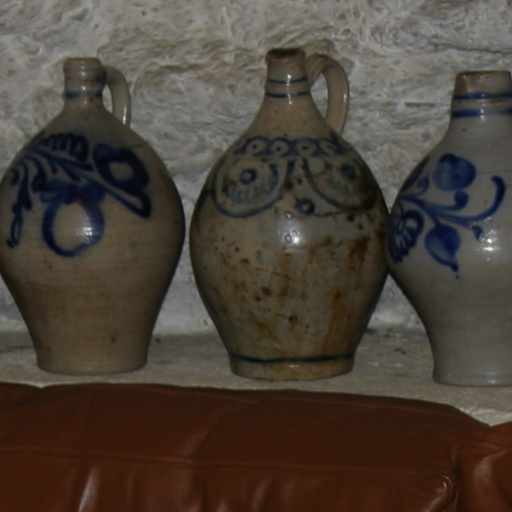
%> input picture matlab/cave-flash.png, 512 x 512 px
$ octave example_flash.m   (GNU Octave 9; MATLAB toolbox functions it lacks are replaced by stand-ins)
%> lines starting %> are read from the running program, lines starting %| are printed output that depends on the picture; in (x1, y1, x2, y2) boxes, pixels count from 0 and x2, y2 are one past the last pixel; in counts of white or black regions, pixels touching at a corner belong together; the program's own positions count from 1
### matlab/umgf_guidedfilter.m
function q = umgf_guidedfilter(I, p, r, eps, n)%,I_mask,mean_a,mean_mean_p,I_strc
%   GUIDEDFILTER   O(1) time implementation of guided filter.
%
%   - guidance image: I (should be a gray-scale/single channel image)
%   - filtering input image: p (should be a gray-scale/single channel image)
%   - local window radius: r
%   - regularization parameter: eps

[hei, wid] = size(I);
N = boxfilter(ones(hei, wid), r); % the size of each local patch; N=(2r+1)^2 except for boundary pixels.

mean_I = boxfilter(I, r) ./ N;
mean_mean_I = mean_I;
for i=1:n
    mean_mean_I = boxfilter(mean_mean_I, r) ./ N;
end

mean_p = boxfilter(p, r) ./ N;
mean_mean_p = boxfilter(mean_p, r) ./ N;

mean_Ip = boxfilter(I.*p, r) ./ N;
cov_Ip = mean_Ip - mean_I .* mean_p; % this is the covariance of (I, p) in each local patch.

mean_II = boxfilter(I.*I, r) ./ N;
var_I = mean_II - mean_I .* mean_I;

%mean_pp = boxfilter(p.*p, r) ./ N;
%var_p = mean_pp - mean_p .* mean_p;

a = cov_Ip ./ (var_I+eps); % Eqn. (5) in the paper;%sqrt(var_I.*var_p)

mean_a = boxfilter(a, r) ./ N;

I_mask = I-mean_mean_I;
I_strc = mean_a .* I_mask;
q = I_strc + mean_mean_p; % Eqn. (8) in the paper;
end

### matlab/boxfilter.m
function imDst = boxfilter(imSrc, r)

%   BOXFILTER   O(1) time box filtering using cumulative sum
%
%   - Definition imDst(x, y)=sum(sum(imSrc(x-r:x+r,y-r:y+r)));
%   - Running time independent of r;
%   - Equivalent to the function: colfilt(imSrc, [2*r+1, 2*r+1], 'sliding', @sum);
%   - But much faster.

[hei, wid] = size(imSrc);
imDst = zeros(size(imSrc));

%cumulative sum over Y axis
imCum = cumsum(imSrc, 1);
%difference over Y axis
imDst(1:r+1, :) = imCum(1+r:2*r+1, :);
imDst(r+2:hei-r, :) = imCum(2*r+2:hei, :) - imCum(1:hei-2*r-1, :);
imDst(hei-r+1:hei, :) = repmat(imCum(hei, :), [r, 1]) - imCum(hei-2*r:hei-r-1, :);

%cumulative sum over X axis
imCum = cumsum(imDst, 2);
%difference over Y axis
imDst(:, 1:r+1) = imCum(:, 1+r:2*r+1);
imDst(:, r+2:wid-r) = imCum(:, 2*r+2:wid) - imCum(:, 1:wid-2*r-1);
imDst(:, wid-r+1:wid) = repmat(imCum(:, wid), [1, r]) - imCum(:, wid-2*r:wid-r-1);
end

### matlab/guidedfilter.m
function q = guidedfilter(I, p, r, eps)
%   GUIDEDFILTER   O(1) time implementation of guided filter.
%
%   - guidance image: I (should be a gray-scale/single channel image)
%   - filtering input image: p (should be a gray-scale/single channel image)
%   - local window radius: r
%   - regularization parameter: eps

[hei, wid] = size(I);
N = boxfilter(ones(hei, wid), r); % the size of each local patch; N=(2r+1)^2 except for boundary pixels.

mean_I = boxfilter(I, r) ./ N;
mean_p = boxfilter(p, r) ./ N;
mean_Ip = boxfilter(I.*p, r) ./ N;
cov_Ip = mean_Ip - mean_I .* mean_p; % this is the covariance of (I, p) in each local patch.

mean_II = boxfilter(I.*I, r) ./ N;
var_I = mean_II - mean_I .* mean_I;

a = cov_Ip ./ (var_I + eps); % Eqn. (5) in the paper;
b = mean_p - a .* mean_I; % Eqn. (6) in the paper;

mean_a = boxfilter(a, r) ./ N;
mean_b = boxfilter(b, r) ./ N;

q = mean_a .* I + mean_b; % Eqn. (8) in the paper;
end

### matlab/example_flash.m
% example: flash/noflash denoising
% figure 8 in our paper
% *** Errata ***: there is a typo in the caption of figure 8, the eps should be 0.02^2 instead of 0.2^2; sig_r should be 0.02 instead of 0.2.

close all;

I = double(imread('./img_flash/cave-flash.png')) / 255;
p = double(imread('./img_flash/cave-noflash.png')) / 255;
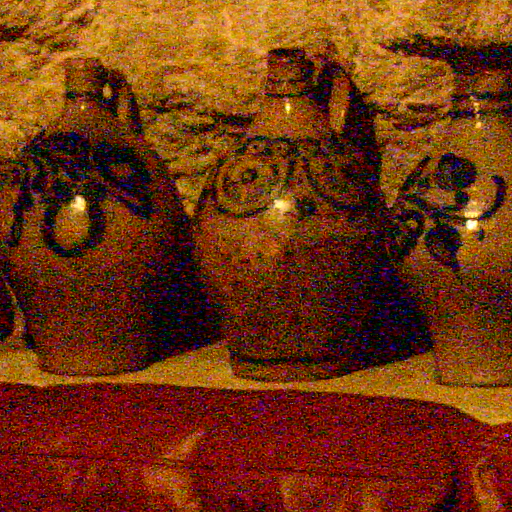
%> input picture matlab/cave-noflash.png, 512 x 512 px

r = 8;
eps = 0.02^2;
eps1 = 0.02^2;
n=1;

umgf_q = zeros(size(I));

umgf_q(:, :, 1) = umgf_guidedfilter(I(:, :, 1), p(:, :, 1), r, eps1, n);
%> in boxfilter, `imDst(:, wid-r+1:wid) = repmat(imCum(:, wid), [1, r]) - imCum(:, wid-2..`: imDst: size 512x512 double; min 81, max 289, mean 284.2
%> in boxfilter (call 2), `imDst(hei-r+1:hei, :) = repmat(imCum(hei, :), [r, 1]) - imCum(hei-2*r:..`: imDst: size 512x512 double; min 0.392, max 11.99, mean 4.9
%> in boxfilter (call 2), `imDst(:, 1:r+1) = imCum(:, 1+r:2*r+1);`: imDst: size 512x512 double; min 0.392, max 150.4, mean 6
%> in boxfilter (call 2), `imDst(:, wid-r+1:wid) = repmat(imCum(:, wid), [1, r]) - imCum(:, wid-2..`: imDst: size 512x512 double; min 10.62, max 157.7, mean 82.6
%> the loop in umgf_guidedfilter, `for i=1:n` made 1 pass
%> pass 1, in umgf_guidedfilter, `mean_mean_I = boxfilter(mean_mean_I, r) ./ N;`:
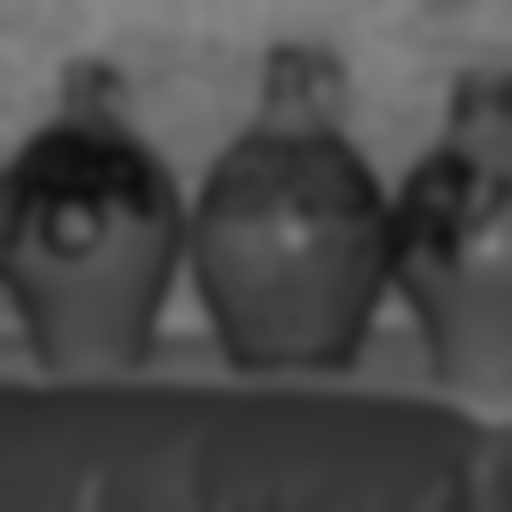
%> mean_mean_I: size 512x512 double; min 0.0585, max 0.53, mean 0.291
%> in boxfilter (call 4), `imDst(hei-r+1:hei, :) = repmat(imCum(hei, :), [r, 1]) - imCum(hei-2*r:..`: imDst: size 512x512 double; min 0.106, max 16.22, mean 7.4
%> in boxfilter (call 4), `imDst(:, 1:r+1) = imCum(:, 1+r:2*r+1);`: imDst: size 512x512 double; min 0.106, max 223.2, mean 9
%> in boxfilter (call 4), `imDst(:, wid-r+1:wid) = repmat(imCum(:, wid), [1, r]) - imCum(:, wid-2..`: imDst: size 512x512 double; min 14.1, max 252.1, mean 124.7
%> in umgf_guidedfilter, `mean_p = boxfilter(p, r) ./ N;`:
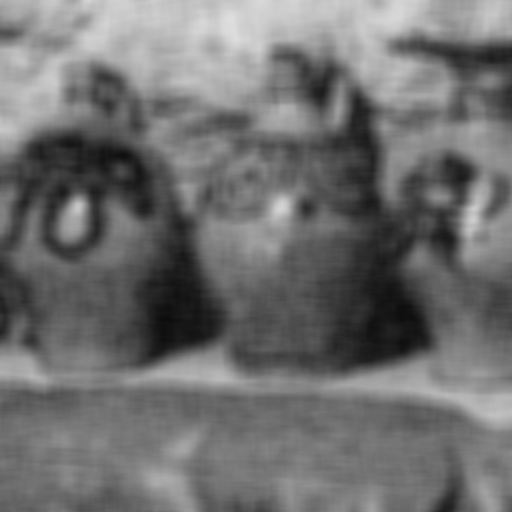
%> mean_p: size 512x512 double; min 0.0488, max 0.872, mean 0.44
%> call 6 of boxfilter, with r = 8
%> in boxfilter (call 6), `imDst(hei-r+1:hei, :) = repmat(imCum(hei, :), [r, 1]) - imCum(hei-2*r:..`:
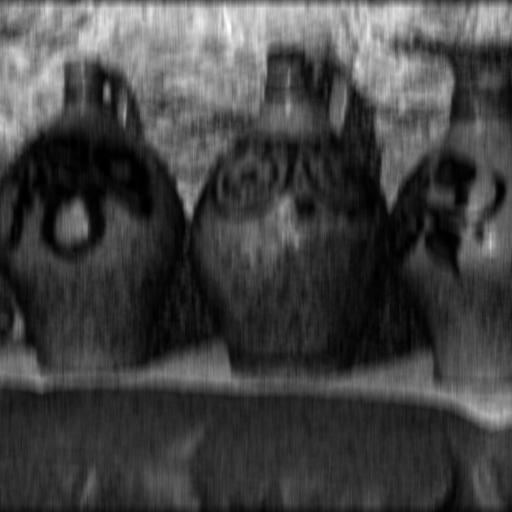
%> imDst: size 512x512 double; min 0.006, max 9.07, mean 2.4; drawn with min black and max white
%> in boxfilter (call 6), `imCum = cumsum(imDst, 2);`:
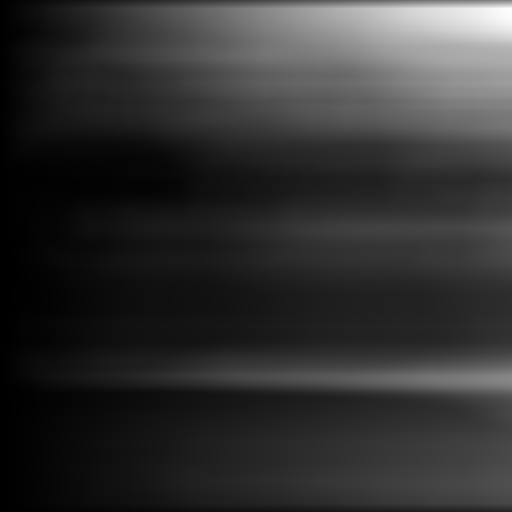
%> imCum: size 512x512 double; min 0.389, max 3218.7, mean 617.7; drawn with min black and max white
%> in boxfilter (call 6), `imDst(:, 1:r+1) = imCum(:, 1+r:2*r+1);`:
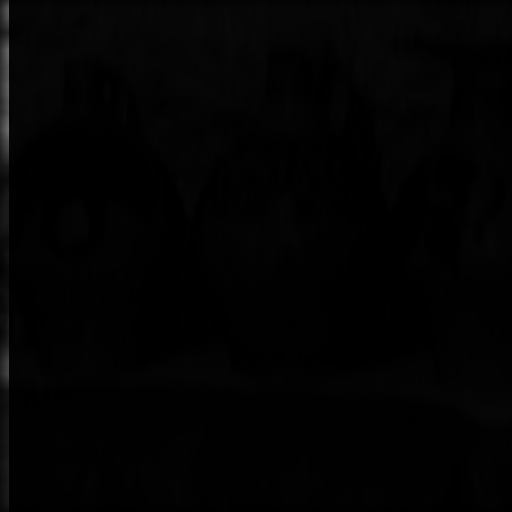
%> imDst: size 512x512 double; 1.76% of pixels changed, all inside (x1, y1, x2, y2) = (0, 0, 9, 512)
%> in boxfilter (call 6), `imDst(:, wid-r+1:wid) = repmat(imCum(:, wid), [1, r]) - imCum(:, wid-2..`:
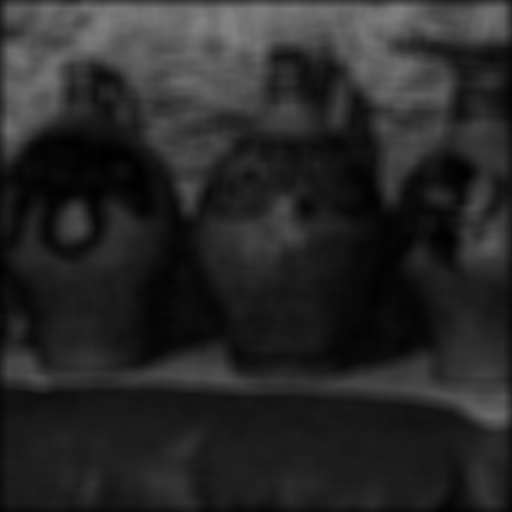
%> imDst: size 512x512 double; min 1.12, max 131.2, mean 40.5
umgf_q(:, :, 2) = umgf_guidedfilter(I(:, :, 2), p(:, :, 2), r, eps1, n);
umgf_q(:, :, 3) = umgf_guidedfilter(I(:, :, 3), p(:, :, 3), r, eps1, n);

gf_q = zeros(size(I));
gf_q(:, :, 1) = guidedfilter(I(:, :, 1), p(:, :, 1), r, eps);
gf_q(:, :, 2) = guidedfilter(I(:, :, 2), p(:, :, 2), r, eps);
gf_q(:, :, 3) = guidedfilter(I(:, :, 3), p(:, :, 3), r, eps);

imwrite(gf_q,'./img_flash/cave-noflash-gf.png');
imwrite(umgf_q,'./img_flash/cave-noflash-umgf.png');
